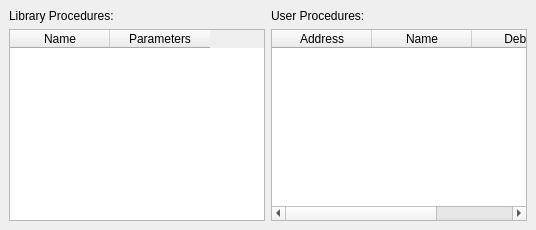
          <widget class="QWidget" name="decode">
           <layout class="QVBoxLayout">
            <property name="spacing">
             <number>6</number>
            </property>
            <property name="leftMargin">
             <number>9</number>
            </property>
            <property name="topMargin">
             <number>9</number>
            </property>
            <property name="rightMargin">
             <number>9</number>
            </property>
            <property name="bottomMargin">
             <number>9</number>
            </property>
            <item>
             <layout class="QHBoxLayout">
              <property name="spacing">
               <number>6</number>
              </property>
              <property name="leftMargin">
               <number>0</number>
              </property>
              <property name="topMargin">
               <number>0</number>
              </property>
              <property name="rightMargin">
               <number>0</number>
              </property>
              <property name="bottomMargin">
               <number>0</number>
              </property>
              <item>
               <layout class="QVBoxLayout">
                <property name="spacing">
                 <number>6</number>
                </property>
                <property name="leftMargin">
                 <number>0</number>
                </property>
                <property name="topMargin">
                 <number>0</number>
                </property>
                <property name="rightMargin">
                 <number>0</number>
                </property>
                <property name="bottomMargin">
                 <number>0</number>
                </property>
                <item>
                 <widget class="QLabel" name="lblLibProcs">
                  <property name="text">
                   <string>Library Procedures:</string>
                  </property>
                 </widget>
                </item>
                <item>
                 <widget class="QTableWidget" name="tblLibProcs">
                  <property name="editTriggers">
                   <set>QAbstractItemView::NoEditTriggers</set>
                  </property>
                  <property name="selectionMode">
                   <enum>QAbstractItemView::SingleSelection</enum>
                  </property>
                  <property name="selectionBehavior">
                   <enum>QAbstractItemView::SelectRows</enum>
                  </property>
                  <property name="showGrid">
                   <bool>false</bool>
                  </property>
                  <property name="sortingEnabled">
                   <bool>true</bool>
                  </property>
                  <column>
                   <property name="text">
                    <string>Name</string>
                   </property>
                  </column>
                  <column>
                   <property name="text">
                    <string>Parameters</string>
                   </property>
                  </column>
                 </widget>
                </item>
               </layout>
              </item>
              <item>
               <layout class="QVBoxLayout">
                <property name="spacing">
                 <number>6</number>
                </property>
                <property name="leftMargin">
                 <number>0</number>
                </property>
                <property name="topMargin">
                 <number>0</number>
                </property>
                <property name="rightMargin">
                 <number>0</number>
                </property>
                <property name="bottomMargin">
                 <number>0</number>
                </property>
                <item>
                 <widget class="QLabel" name="lblUserProcs">
                  <property name="text">
                   <string>User Procedures:</string>
                  </property>
                 </widget>
                </item>
                <item>
                 <widget class="QTableWidget" name="tblUserProcs">
                  <property name="editTriggers">
                   <set>QAbstractItemView::AnyKeyPressed|QAbstractItemView::DoubleClicked|QAbstractItemView::EditKeyPressed</set>
                  </property>
                  <property name="showGrid">
                   <bool>false</bool>
                  </property>
                  <property name="sortingEnabled">
                   <bool>true</bool>
                  </property>
                  <property name="columnCount">
                   <number>3</number>
                  </property>
                  <column>
                   <property name="text">
                    <string>Address</string>
                   </property>
                  </column>
                  <column>
                   <property name="text">
                    <string>Name</string>
                   </property>
                  </column>
                  <column>
                   <property name="text">
                    <string>Debug</string>
                   </property>
                  </column>
                 </widget>
                </item>
               </layout>
              </item>
             </layout>
            </item>
           </layout>
          </widget>
